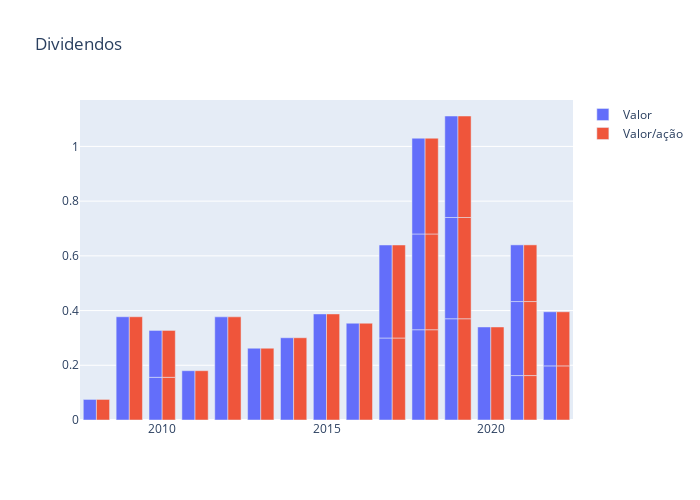

The code cell stored with this chart in its notebook:
### Markdown cell above
## Dividendos

### Code cell
url1 = f'https://www.fundamentus.com.br/proventos.php?papel={codigo}&tipo=2'
header = { "User-Agent": "Mozilla/5.0 (X11; Linux x86_64) AppleWebKit/537.36 (KHTML, like Gecko) Chrome/50.0.2661.75 Safari/537.36", "X-Requested-With": "XMLHttpRequest"}
r1 = requests.get(url1, headers=header)
dy = pd.read_html(StringIO(r1.text), decimal=',', thousands='.')[0]
dy['Data'] = pd.to_datetime(dy['Data'] , dayfirst=True)
dy.set_index('Data',inplace =True )
dy['Valor/acao'] = dy['Valor']/dy['Por quantas ações']

fig = go.Figure(
    [ go.Bar(x=dy.index.year , y = dy['Valor'],name='Valor'),
     go.Bar(x=dy.index.year , y = dy['Valor/acao'],name='Valor/ação')],
    layout=dict(title='Dividendos ',height=500, width=700 ))
fig.show()

### Figure 1 — Plotly figure (JSON) as saved in the notebook; plotly's stock layout.template omitted (floating-point values rounded to 4 significant figures)
{"data": [{"name": "Valor", "type": "bar", "x": [2022, 2022, 2021, 2021, 2021, 2020, 2019, 2019, 2019, 2018, 2018, 2018, 2017, 2017, 2016, 2015, 2014, 2013, 2012, 2011, 2010, 2010, 2009, 2008], "y": [0.1978, 0.1978, 0.1624, 0.2706, 0.2071, 0.3401, 0.3701, 0.3701, 0.371, 0.33, 0.35, 0.35, 0.2997, 0.34, 0.3538, 0.3877, 0.3006, 0.2624, 0.3771, 0.1802, 0.156, 0.1714, 0.3774, 0.0752]}, {"name": "Valor/ação", "type": "bar", "x": [2022, 2022, 2021, 2021, 2021, 2020, 2019, 2019, 2019, 2018, 2018, 2018, 2017, 2017, 2016, 2015, 2014, 2013, 2012, 2011, 2010, 2010, 2009, 2008], "y": [0.1978, 0.1978, 0.1624, 0.2706, 0.2071, 0.3401, 0.3701, 0.3701, 0.371, 0.33, 0.35, 0.35, 0.2997, 0.34, 0.3538, 0.3877, 0.3006, 0.2624, 0.3771, 0.1802, 0.156, 0.1714, 0.3774, 0.0752]}], "layout": {"height": 500, "title": {"text": "Dividendos "}, "width": 700}}
